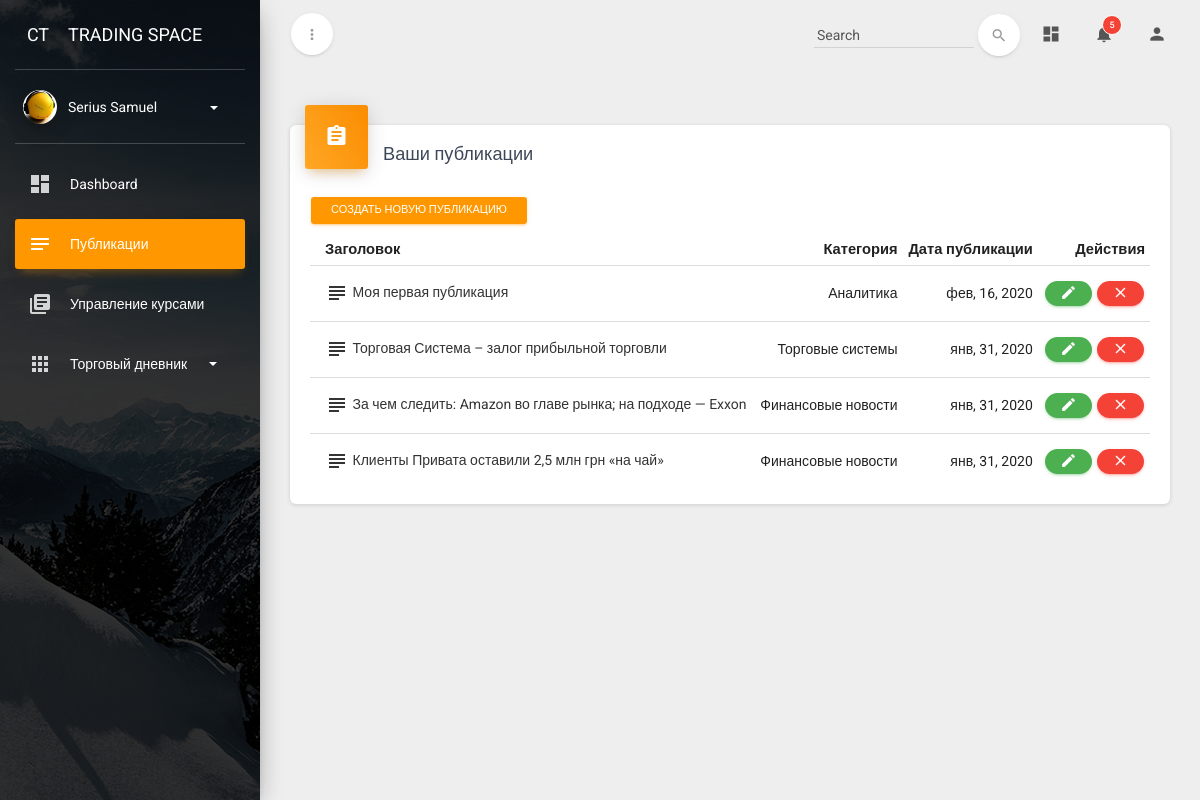
Screenshot of /profiles/allpost/ (signed in) with the database file from the repository.
### profiles/models.py (models this page shows, shortened)
class Profile(models.Model):
    user = models.OneToOneField(User, on_delete=models.CASCADE)
    image = models.ImageField(default='default.png', upload_to='profiles_img', verbose_name='Изображение профиля')
    description = models.CharField(max_length=150, default='Пользователь ресурса', blank=True, verbose_name='О себе')
    categiry_learn = models.ForeignKey(CategoryLearnGroup, on_delete=models.SET_NULL, null=True, blank=True,
                                       verbose_name='Группа обучения')
    class Meta:
        verbose_name = 'Профиль пользователя'
        verbose_name_plural = 'Профили пользователей'

### blog/models.py (models this page shows, shortened)
class Post(models.Model):
    title = models.CharField(max_length=150, verbose_name='Заголовок статьи')
    slug = models.SlugField(unique=True, blank=True, verbose_name='Ссылка')
    category = models.ForeignKey(Category, on_delete=models.CASCADE, verbose_name='Категория')
    author = models.ForeignKey(User, on_delete=models.CASCADE, verbose_name='Автор поста')
    image_post = models.ImageField(default='post_img/default_post.jpg', upload_to='post_img',
                                   verbose_name='Изображение поста')
    content = RichTextUploadingField(max_length=None, verbose_name='Текст статьи')
    pub_date = models.DateTimeField(auto_now_add=True, verbose_name='Дата публикации')
    likes = models.PositiveIntegerField(default=0, verbose_name='Нравится')
    dislikes = models.PositiveIntegerField(default=0, verbose_name='Не нравится')
    comments = GenericRelation('Comment')
    def get_absolute_url(self):
        return reverse('post_detail', kwargs={'category': self.category.slug, 'slug': self.slug})
    class Meta:
        verbose_name = 'Статья'
        verbose_name_plural = 'Статьи'

class Category(models.Model):
    name = models.CharField(max_length=150, verbose_name='Имя категории')
    slug = models.SlugField(unique=True, verbose_name='Ссылка категории')
    def __str__(self):
        return self.name
    class Meta:
        verbose_name = 'Категория'
        verbose_name_plural = 'Категории'

### profiles/views.py (the view)
# urls.py: path('allpost/', UserPostsTable.as_view(), name='user_all_post'),
class UserPostsTable(LoginRequiredMixin, ListView):
    model = Post
    template_name = 'profiles/posts_tabel.html'
    ordering = ['-pub_date']
    def get_queryset(self):
        posts = super(UserPostsTable, self).get_queryset()
        return posts.filter(author=self.request.user)

### diary/models.py (called while the page is built)
    def get_absolute_url(self):
        return reverse('diary_cat_detail', kwargs={'cat_pk': self.pk})

### diary/templatetags/diary_tags.py (called while the page is built)
@register.simple_tag(takes_context=True)
def get_categories(context):
    user = context['user']
    return DiaryCategory.objects.filter(author=user)

### templates/profiles/posts_tabel.html (shortened to what this page needs)
{% extends 'base_profile.html' %}
{% load static %}
{% block content %}
    <div class="content">
        <div class="container-fluid">
            <div class="row">
                <div class="col-md-12">
                    <div class="card">
                        <div class="card-header card-header-icon" data-background-color="orange">
                            <i class="material-icons">assignment</i>
                        </div>
                        <div class="card-content">
                            <h4 class="card-title">Ваши публикации</h4>
                            <a class="btn btn-warning btn-sm" href="{% url 'post_create' %}">Создать новую
                                публикацию
                            </a>
                            <div class="table-responsive">
                                <table class="table">
                                    <thead>
                                    <tr>
                                        <th></th>
                                        <th>Заголовок</th>
                                        <th class="text-right">Категория</th>
                                        <th class="text-right">Дата публикации</th>
                                        <th class="text-right">Действия</th>
                                    </tr>
                                    </thead>
                                    <tbody>
                                    {% for post in object_list %}
                                        <tr>
                                            <td></td>
                                            <td><a href="{{ post.get_absolute_url }}"><i class="material-icons">
                                            </i> {{ post.title }}</a></td>
                                            <td class="text-right">{{ post.category }} </td>
                                            <td class="text-right">{{ post.pub_date|date:'b, d, Y' }}</td>
                                            <td class="text-right">
                                                <a href="{% url 'post_update' slug=post.slug %}"
                                                   class="btn btn-success btn-round btn-xs">
                                                    <i class="material-icons">edit</i></a>
                                                <a href="{% url 'post_delete' slug=post.slug %}"
                                                   class="btn btn-danger btn-round btn-xs">
                                                    <i class="material-icons">close</i></a>
                                            </td>
                                        </tr>
                                    {% endfor %}
                                    </tbody>
                                </table>
                            </div>
                        </div>
                    </div>
                </div>
            </div>
        </div>
{% endblock %}

### templates/base_profile.html (shortened to what this page needs)
<!doctype html>
{% load static %}
{% load diary_tags %}
<html lang="en">
<head>
    <link href="{% static 'assets/css/bootstrap.min.css' %}" rel="stylesheet"/>
    <link href="{% static 'assets/css/material-dashboard.css' %}" rel="stylesheet"/>
    <link href="https://maxcdn.bootstrapcdn.com/font-awesome/latest/css/font-awesome.min.css" rel="stylesheet">
</head>
<body>
<div class="wrapper">
    <div class="sidebar" data-active-color="orange" data-background-color="black"
         data-image="{% static 'assets/img/sidebar-1.jpg' %}">
        <div class="logo">
            <a href="{% url 'index' %}" class="simple-text logo-mini">
                CT
            </a>
            <a href="{% url 'index' %}" class="simple-text logo-normal">
                Trading Space
            </a>
        </div>
        <div class="sidebar-wrapper">
            <div class="user">
                <div class="photo">
                    <img src="{{ user.profile.image.url }}"/>
                </div>
                <div class="info">
                    <a data-toggle="collapse" href="#collapseExample" class="collapsed">
                    <span>
                         {{ user.get_full_name }}
                        <b class="caret"></b>
                    </span>
                    </a>
                </div>
            </div>
            <ul class="nav">
                <li>
                    <a href="{% url 'dashboard' %}">
                        <i class="material-icons">dashboard</i>
                        <p> Dashboard </p>
                    </a>
                </li>
                <li>
                    <a href="{% url 'user_all_post' %}">
                        <i class="material-icons">notes</i>
                        <p> Публикации </p>
                    </a>
                </li>
                {% if perms.Instructors %}
                    <li>
                        <a href="{% url 'manage_course_list' %}">
                            <i class="material-icons">library_books</i>
                            <p> Управление курсами</p>
                        </a>
                    </li>
                {% endif %}
                {% get_categories as categories %}
                {% if categories.count > 0 %}
                    <li>
                        <a data-toggle="collapse" href="#componentsExamples">
                            <i class="material-icons">apps</i>
                            <p> Торговый дневник
                                <b class="caret"></b>
                            </p>
                        </a>
                    </li>
                {% endif %}
            </ul>
        </div>
    </div>
    <div class="main-panel">
        <nav class="navbar navbar-transparent navbar-absolute">
            <div class="container-fluid">
                <div class="navbar-minimize">
                    <button id="minimizeSidebar" class="btn btn-round btn-white btn-fill btn-just-icon">
                        <i class="material-icons visible-on-sidebar-regular">more_vert</i>
                    </button>
                </div>
                <div class="navbar-header">
                    <a class="navbar-brand" href="#"> </a>
                </div>
                <div class="collapse navbar-collapse">
                    <ul class="nav navbar-nav navbar-right">
                        <li>
                            <a href="#pablo" class="dropdown-toggle" data-toggle="dropdown">
                                <i class="material-icons">dashboard</i>
                            </a>
                        </li>
                        <li class="dropdown">
                            <a href="#" class="dropdown-toggle" data-toggle="dropdown">
                                <i class="material-icons">notifications</i>
                                <span class="notification">5</span>
                            </a>
                        </li>
                        <li class="dropdown">
                            <a href="#pablo" class="dropdown-toggle" data-toggle="dropdown">
                                <i class="material-icons">person</i>
                            </a>
                        </li>
                    </ul>
                    <form class="navbar-form navbar-right" role="search">
                        <div class="form-group form-search is-empty">
                            <input type="text" class="form-control" placeholder=" Search ">
                        </div>
                        <button type="submit" class="btn btn-white btn-round btn-just-icon">
                            <i class="material-icons">search</i>
                            <div class="ripple-container"></div>
                        </button>
                    </form>
                </div>
            </div>
        </nav>
        {% block content %}
        {% endblock %}
    </div>
</div>
</body>
</html>

### rows the page displays
Post: title "Моя первая публикация", category "Аналитика", pub_date "фев, 16, 2020"
Post: title "Торговая Система – залог прибыльной торговли", category "Торговые системы", pub_date "янв, 31, 2020"
Post: title "За чем следить: Amazon во главе рынка; на подходе — Exxon", category "Финансовые новости", pub_date "янв, 31, 2020"
Post: title "Клиенты Привата оставили 2,5 млн грн «на чай»", category "Финансовые новости", pub_date "янв, 31, 2020"

### other values shown
{{ user.get_full_name }} "Serius Samuel"
